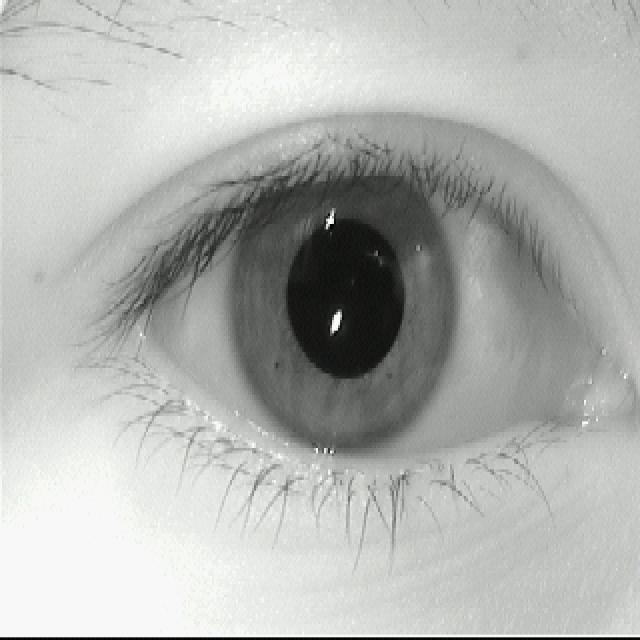
#> input picture img10/1.jpg, 640 x 640 px, given in place of the camera
$ jupyter execute --allow-errors irispupil.ipynb   (shell and % lines are left out)
#> lines starting #> are read from the running program, lines starting #| are printed output that depends on the picture; after the words box and inside, x2 and y2 are one past the last pixel; in counts of white or black regions, pixels touching at a corner belong together
[cell 1]
%cd yolov5

import torch
import os
from IPython.display import Image, clear_output

print(f"Setup complete. Using torch {torch.__version__} ({torch.cuda.get_device_properties(0).name if torch.cuda.is_available() else 'CPU'})")
#> (this line was passed over: torch is not available in this run)

[cell 2]

from roboflow import Roboflow
#> (the rest of this cell did not finish here and is left out)

[cell 3]
%cd "D:\\SENSEMI\\yolov5"

[cell 4]
import os

path ="D:\\SENSEMI\\yolov5\\irispupille-1\\data.yaml"

if os.path.exists(path):
    print("The path exists.")
else:
    print("The path does not exist.")

[cell 5]
import cv2
import os

# Load the eye detector
eye_cascade = cv2.CascadeClassifier(cv2.data.haarcascades + 'haarcascade_eye.xml')

# Directory to store cropped eye images
output_dir = "detected_eyes"
os.makedirs(output_dir, exist_ok=True)

# Start video capture
cap = cv2.VideoCapture(0)

# Flags to track detected eyes
person_counter = 1  # Counter to store images for different people

while True:
    ret, img = cap.read()
#> img is the input picture: shape (640, 640, 3); mean B, G, R 177.1, 180, 178.2
    if not ret:
        break

    gray = cv2.cvtColor(img, cv2.COLOR_BGR2GRAY)
    eyes = eye_cascade.detectMultiScale(gray, 1.1, 4)
#> eyes = [[111, 100, 417, 417]]

    for (ex, ey, ew, eh) in eyes:
        eye_center_x = ex + ew // 2
        frame_center_x = img.shape[1] // 2

        # Determine if it's the left or right eye based on position
        if eye_center_x < frame_center_x:
            eye_label = "Left Eye"
            color = (0, 255, 0)  # Green for left eye
        else:
            eye_label = "Right Eye"
            color = (255, 0, 0)  # Blue for right eye

        # Draw a rectangle around the detected eye
        cv2.rectangle(img, (ex, ey), (ex + ew, ey + eh), color, 2)
        cv2.putText(img, eye_label, (ex, ey - 10), cv2.FONT_HERSHEY_SIMPLEX, 0.5, color, 2)
#> this loop made 1 pass
#> (ex, ey, ew, eh, eye_center_x, frame_center_x, eye_label, color) on pass 1: (111, 100, 417, 417, 319, 320, 'Left Eye', (0, 255, 0))
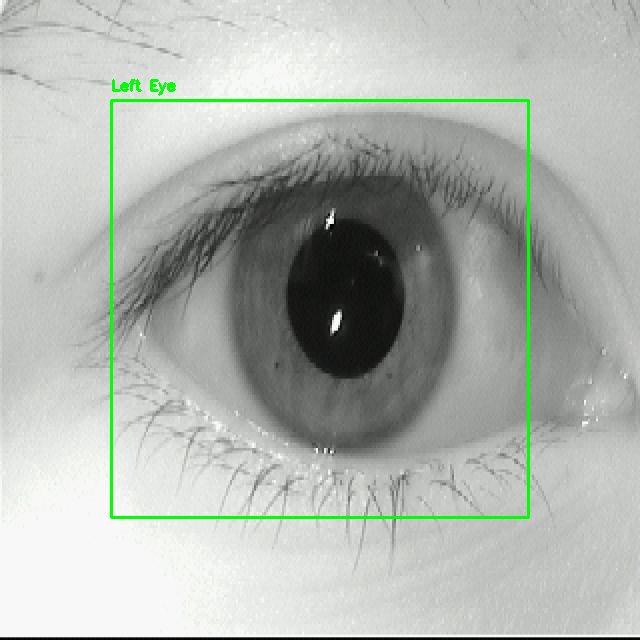
#> img: shape (640, 640, 3); 1.32% of pixels changed, all inside (x1, y1, x2, y2) = (110, 79, 530, 519)

    # Display the frame with detected eyes
    cv2.imshow('Eye Detection', img)

    key = cv2.waitKey(1) & 0xFF
#> (key q is pressed here)

    if key == ord('s'):  # Save the eyes when 's' is pressed
        for (ex, ey, ew, eh) in eyes:
            eye_center_x = ex + ew // 2
            frame_center_x = img.shape[1] // 2

            if eye_center_x < frame_center_x:
                eye_label = "Left Eye"
                eye_region = img[ey:ey + eh, ex:ex + ew]
                cv2.imwrite(os.path.join(output_dir, f"person_{person_counter}_left_eye.jpg"), eye_region)
            else:
                eye_label = "Right Eye"
                eye_region = img[ey:ey + eh, ex:ex + ew]
                cv2.imwrite(os.path.join(output_dir, f"person_{person_counter}_right_eye.jpg"), eye_region)

        print(f"Eyes detected and saved for person {person_counter}.")
        person_counter += 1

    elif key == ord('q'):  # Quit when 'q' is pressed
        break

# Release the capture and close windows
cap.release()
cv2.destroyAllWindows()


$ run again, on img10/10.jpg
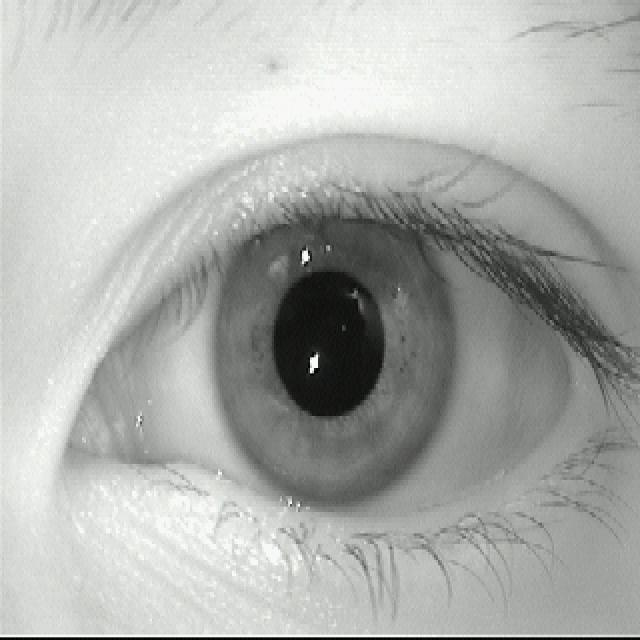
#> input picture img10/10.jpg, 640 x 640 px, given in place of the camera
#> img is the input picture: shape (640, 640, 3); mean B, G, R 172.4, 175.5, 173.5
#> eyes = [[108, 137, 419, 419]]
#> the loop `for (ex, ey, ew, eh) in eyes:` made 1 pass
#> (ex, ey, ew, eh, eye_center_x, frame_center_x, eye_label, color) on pass 1: (108, 137, 419, 419, 317, 320, 'Left Eye', (0, 255, 0))
#> after the loop `for (ex, ey, ew, eh) in eyes:`:
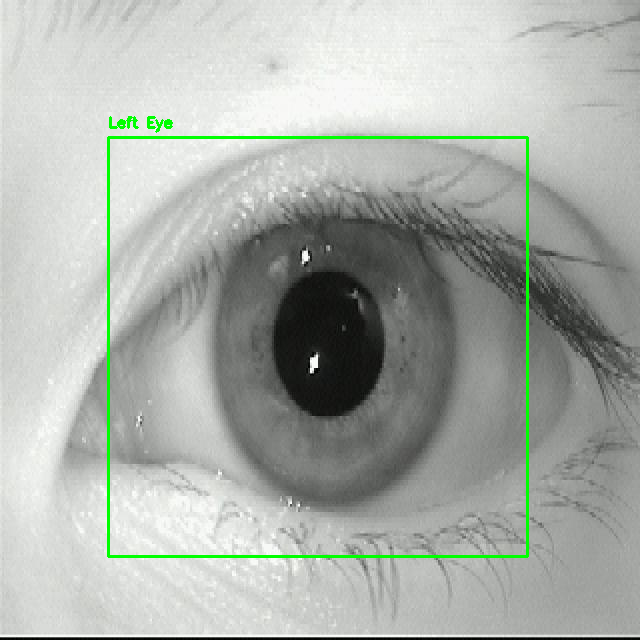
#> img: shape (640, 640, 3); 1.33% of pixels changed, all inside (x1, y1, x2, y2) = (107, 116, 529, 558)

$ run again, on img10/2.jpg
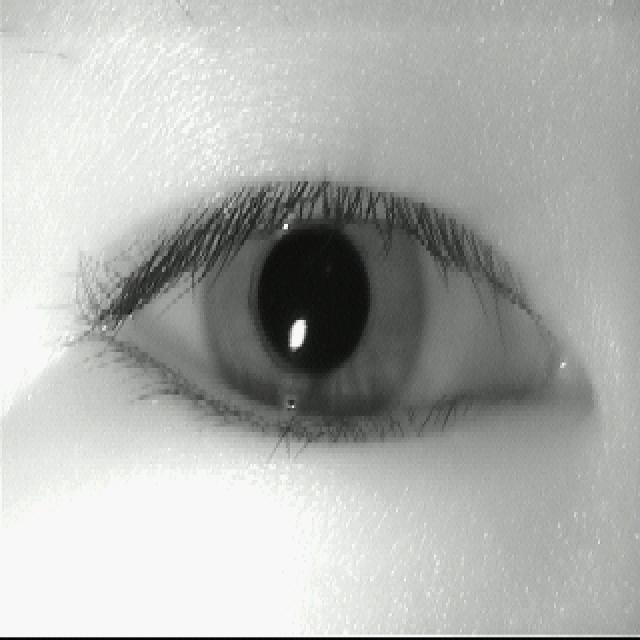
#> input picture img10/2.jpg, 640 x 640 px, given in place of the camera
#> img is the input picture: shape (640, 640, 3); mean B, G, R 174.4, 177.1, 175.4
#> eyes = [[74, 108, 403, 403]]
#> the loop `for (ex, ey, ew, eh) in eyes:` made 1 pass
#> (ex, ey, ew, eh, eye_center_x, frame_center_x, eye_label, color) on pass 1: (74, 108, 403, 403, 275, 320, 'Left Eye', (0, 255, 0))
#> after the loop `for (ex, ey, ew, eh) in eyes:`:
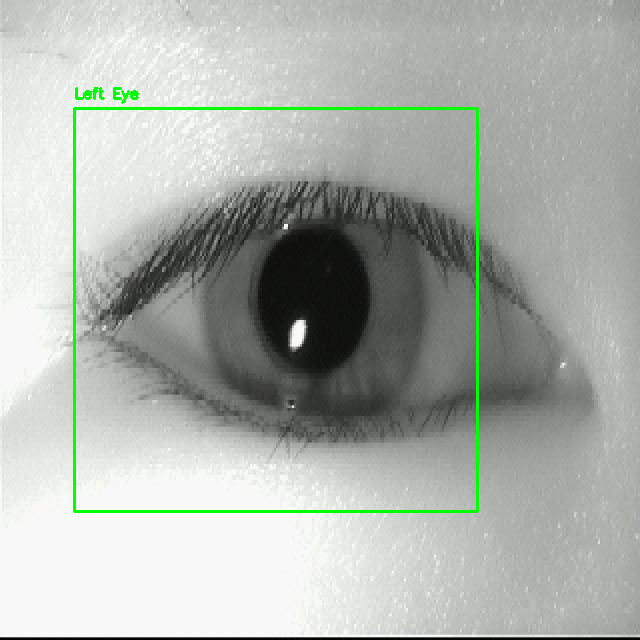
#> img: shape (640, 640, 3); 1.28% of pixels changed, all inside (x1, y1, x2, y2) = (73, 87, 479, 513)

$ run again, on img10/3.jpg
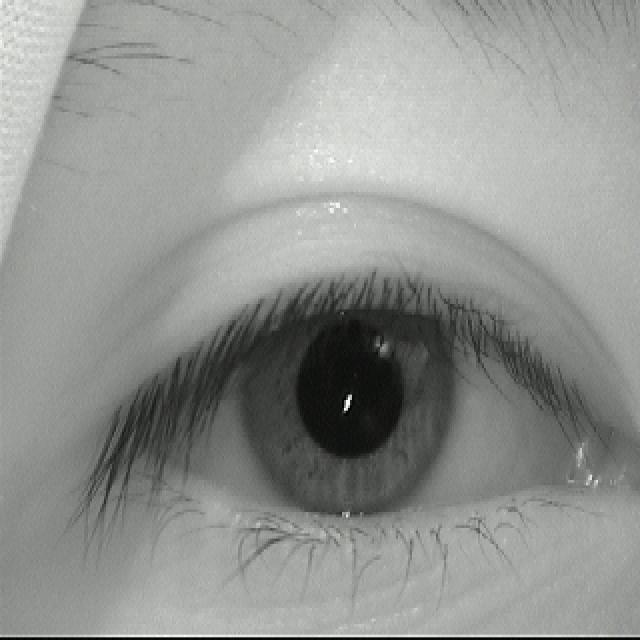
#> input picture img10/3.jpg, 640 x 640 px, given in place of the camera
#> img is the input picture: shape (640, 640, 3); mean B, G, R 144.4, 147.4, 145.4
#> eyes = [[90, 155, 461, 461]]
#> the loop `for (ex, ey, ew, eh) in eyes:` made 1 pass
#> (ex, ey, ew, eh, eye_center_x, frame_center_x, eye_label, color) on pass 1: (90, 155, 461, 461, 320, 320, 'Right Eye', (255, 0, 0))
#> after the loop `for (ex, ey, ew, eh) in eyes:`:
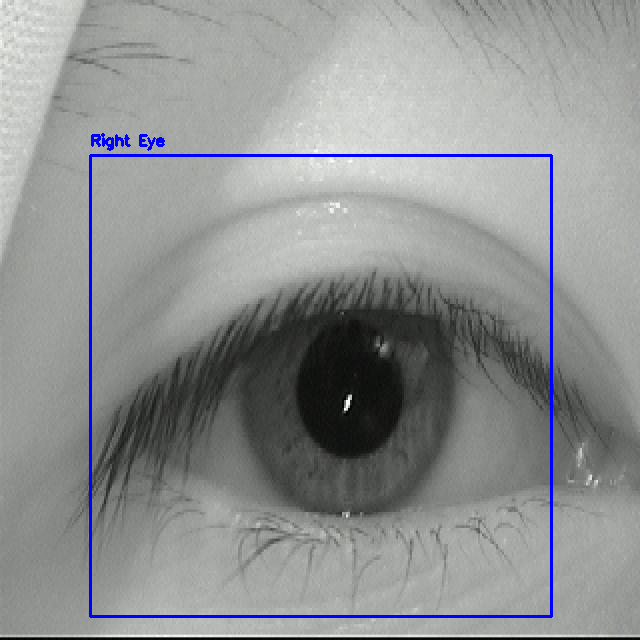
#> img: shape (640, 640, 3); 1.48% of pixels changed, all inside (x1, y1, x2, y2) = (89, 133, 553, 618)
